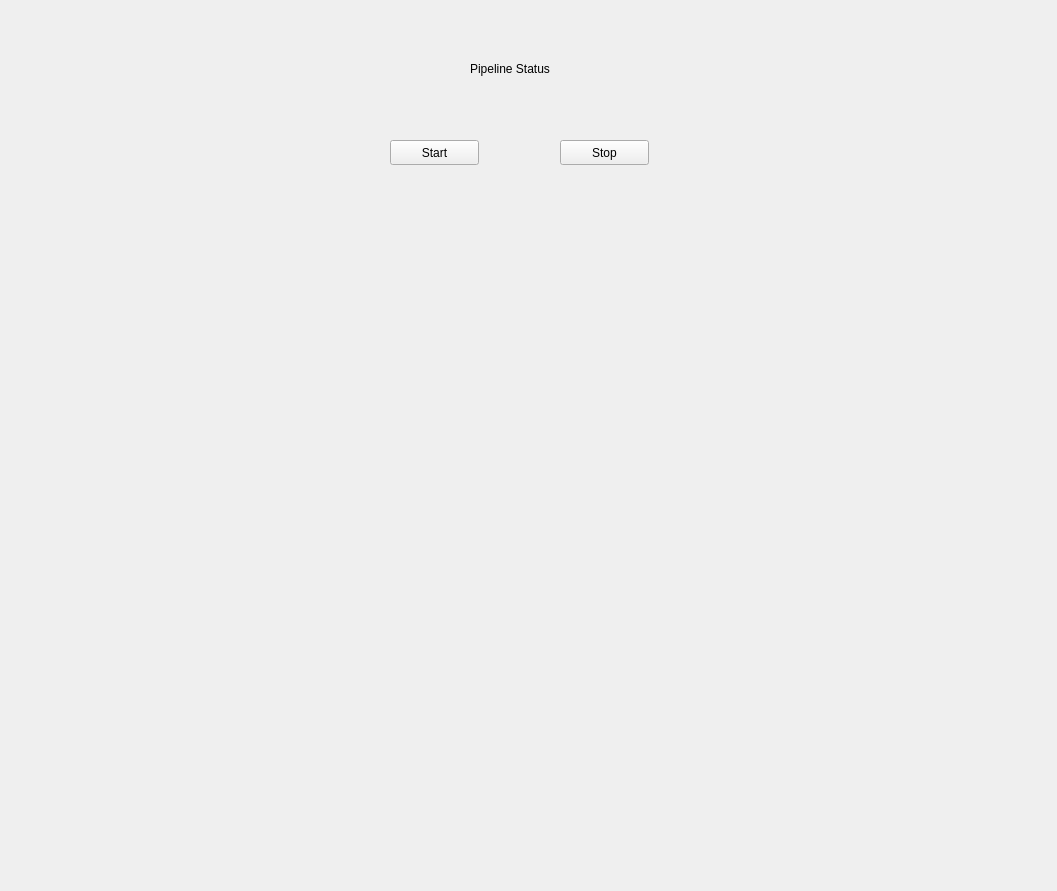
<?xml version="1.0" encoding="UTF-8"?>
<ui version="4.0">
 <class>Form</class>
 <widget class="QWidget" name="Form">
  <property name="geometry">
   <rect>
    <x>0</x>
    <y>0</y>
    <width>1057</width>
    <height>891</height>
   </rect>
  </property>
  <property name="windowTitle">
   <string>Form</string>
  </property>
  <widget class="QPushButton" name="pushButton">
   <property name="geometry">
    <rect>
     <x>390</x>
     <y>140</y>
     <width>89</width>
     <height>25</height>
    </rect>
   </property>
   <property name="text">
    <string>Start</string>
   </property>
  </widget>
  <widget class="QPushButton" name="pushButton_2">
   <property name="geometry">
    <rect>
     <x>560</x>
     <y>140</y>
     <width>89</width>
     <height>25</height>
    </rect>
   </property>
   <property name="text">
    <string>Stop</string>
   </property>
  </widget>
  <widget class="QLabel" name="status_label">
   <property name="geometry">
    <rect>
     <x>470</x>
     <y>60</y>
     <width>111</width>
     <height>17</height>
    </rect>
   </property>
   <property name="text">
    <string>Pipeline Status</string>
   </property>
  </widget>
  <widget class="QWidget" name="video_widget" native="true">
   <property name="geometry">
    <rect>
     <x>290</x>
     <y>240</y>
     <width>471</width>
     <height>311</height>
    </rect>
   </property>
  </widget>
 </widget>
 <resources/>
 <connections/>
</ui>
